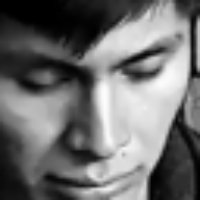
#> input picture util/data/ar/0.pgm, 200 x 200 px
$ python main.py   (older library calls are emulated)
#> lines starting #> are read from the running program, lines starting #| are printed output that depends on the picture; after the words box and inside, x2 and y2 are one past the last pixel; in counts of white or black regions, pixels touching at a corner belong together
### deteccion_reconocimiento/reconocimiento/ReconocedorPersona.py

import numpy as np
import cv2
import os
import sys


class ReconocedorPersona(object):

    def __init__(self):
        #self.modelo = cv2.face.EigenFaceRecognizer_create()
        #self.modelo = cv2.face.FisherFaceRecognizer_create()
        self.modelo = cv2.face.LBPHFaceRecognizer_create()
        self.nombres = {'n':'desconocido'}

    def entrenar(self, ruta):
        imgs, inds = self.__lectura_imagenes(ruta)
        inds = np.asarray(inds,dtype=np.int32)

        self.modelo.train(np.asarray(imgs), np.asarray(inds))
        print self.nombres

    def __lectura_imagenes(self, ruta):
        x,y = [],[]
        contador = 0

        for directorio, directorios, archivos in os.walk(ruta):

            for subdirectorio in directorios:
                ruta_subdirectorio = os.path.join(directorio,subdirectorio)
                self.nombres[contador] = subdirectorio

                for archivo in os.listdir(ruta_subdirectorio):
                    try:
                        if archivo == '.directory':
                            pass
                        ruta_archivo = os.path.join(ruta_subdirectorio,archivo)

                        imagen = cv2.imread(ruta_archivo,cv2.IMREAD_GRAYSCALE)
                        imagen = cv2.resize(imagen,(200,200))
                        x.append(np.asarray(imagen,dtype=np.uint8))
                        y.append(contador)
                        print str(contador) + ':: ' + ruta_archivo
                    except IOError, (erron, strerror):
                        print 'I/O error ({0}):{1}'.format(erron,strerror)
                    except:
                        print 'Unexpected error:', sys.exc_info()[0]
                contador += 1
        return (x,y)


    def predecir(self,rostro):
        # [13 lines left out: function predecir, not called in this run]
### deteccion_reconocimiento/deteccion_movimiento/detector_movimiento.py
import cv2
class DetectorMovimiento(object):
    def __init__(self,sustractor=None, metodo='MOG2'):
        if sustractor:
            self.sustractor = sustractor
        elif metodo:
            self.sustractor = self.crear_sustractor(metodo)
    def crear_sustractor(self, metodo="GSOC"):
        sustractor = cv2.bgsegm.createBackgroundSubtractorGSOC()
        if metodo == 'CNT':
            sustractor = cv2.bgsegm.createBackgroundSubtractorCNT()
        elif metodo == 'LSBP':
            sustractor = cv2.bgsegm.createBackgroundSubtractorLSBP()
        elif metodo == 'MOG2':
            sustractor = cv2.createBackgroundSubtractorMOG2()
        return sustractor

    def detectar(self, image):
        self.imagen = image
        mascaraPrimerPlano = self.sustractor.apply(image)
        contornos = mascaraPrimerPlano.copy()
        im2, contornos, h = cv2.findContours(contornos, cv2.RETR_TREE, cv2.CHAIN_APPROX_SIMPLE)

        puntosRecta = [cv2.boundingRect(contorno) for contorno in contornos if cv2.contourArea(contorno) >= 500]

        cuadros = [image[y:y+h,x:x+w] for (x,y,w,h) in puntosRecta]
        return (puntosRecta, cuadros)

### deteccion_reconocimiento/procesador.py
import cv2

from deteccion_reconocimiento.grabador import Grabador

class Procesador(object):

    # [49 lines left out: functions __init__, __analizar, not called in this run]

    def dibujaRectangulo(self, puntos, img):
        for (x, y, w, h) in puntos:
            cv2.rectangle(img, (x, y), (x + w, y + h), self.colorM, 2)


    # [14 lines left out: functions dibujaRectangulo2, procesar, not called in this run]

### deteccion_reconocimiento/deteccion_persona/DetectorRostro.py

import face_recognition
import cv2

class DetectorRostro(object):
    def __init__(self, rutaModelo='./util/haarcascades/haarcascade_frontalface_default.xml', method = "cascade"):
#> in __lectura_imagenes, imagen is the input picture: shape (200, 200); min 0, max 253, mean 110.5
#> in __lectura_imagenes, `return (x,y)`: contador = 1
        if method != "cascade":
            #hog o cnn
            self.method = method
        else:
            self.method = None
            self.modeloRostro = cv2.CascadeClassifier(rutaModelo)

    def detectar(self,imagen):

        if self.method:
            rgb = cv2.cvtColor(imagen, cv2.COLOR_BGR2RGB)

            boxes = face_recognition.face_locations(rgb, model=self.method)
            rostrosp = [(le, to, ri, bo) for (to, ri, bo, le) in boxes]
        else:
            grises = cv2.cvtColor(imagen, cv2.COLOR_BGR2GRAY)
            grises = cv2.equalizeHist(grises)

            rostrosp = self.modeloRostro.detectMultiScale(grises,1.1,3)# ,minSize=(30,30))
            rostrosp = [(x,y,x+w,y+h) for (x,y,w,h) in rostrosp]

        rostrosc = [imagen[y:yf, x:xf] for (x, y, xf, yf) in rostrosp]
        return rostrosp, rostrosc

# [127 lines left out: functions main, main2, not called in this run]


# [14 lines that do not run on import are left out]

### deteccion_reconocimiento/notificador/gestion_alarma.py
from alarma_consola import AlarmaConsola

class GestionAlarma():

    def __init__(self, alarmas=[]):
        alarmas.append(AlarmaConsola())
        self.alarmas = alarmas
    def add_alarma(self,alarma):
        self.alarmas.append(alarma)
    def activar(self, nivel=0):
        if nivel == 0:
            return self.activar0()
        elif nivel == 1:
            return self.activar1()
        elif nivel == 2:
            return self.activar2()
        else:
            return self.activar3()

    def activar0(self):
        for alarma in self.alarmas:
            alarma.activar0()

    def activar1(self):
        for alarma in self.alarmas:
            alarma.activar1()

    def activar2(self):
        for alarma in self.alarmas:
            alarma.activar2()

    def activar3(self):
        for alarma in self.alarmas:
            alarma.activar3()

### deteccion_reconocimiento/grabador.py
import cv2
import time
from os import path

class Grabador(object):
    # [7 lines left out: function __init__, not called in this run]
    def __iniciar_grabacion(self):
        ruta = time.strftime('%Y-%m-%d') + "_"+time.strftime("%H:%M:%S") +".avi"
        self.ruta_archivo = path.join(self.ruta_grabacion,ruta)

    # [32 lines left out: functions grabacion, __grabar, not called in this run]

    def stop(self):
        if self.writer is not None:
            self.writer.release()

### deteccion_reconocimiento/notificador/alarma_consola.py
from notificador import Notificador
class AlarmaConsola(Notificador):

    def activar0(self):
        pass
    def activar1(self):
        print "[MOVIMIENTO DETECTADO]"

    def activar2(self):
        print "[PERSONA DETECTADO]"

    def activar3(self):
        print "[POSIBLE INTRUSO!!!]"

### main.py
#!/usr/bin/env python
import argparse

import cv2
import imutils
from deteccion_reconocimiento import *
from imutils.video import VideoStream

from deteccion_reconocimiento.notificador import GestionAlarma
from deteccion_reconocimiento.procesador import Procesador
from deteccion_reconocimiento.reconocimiento import ReconocedorPersona

import time
def init(camara, procesador,args):
    #tiempo_actual = lambda: int(round(time.time() * 1000))
    #iniciot = tiempo_actual()
    #datos = []
    while True:
        try:

            img = camara.read()
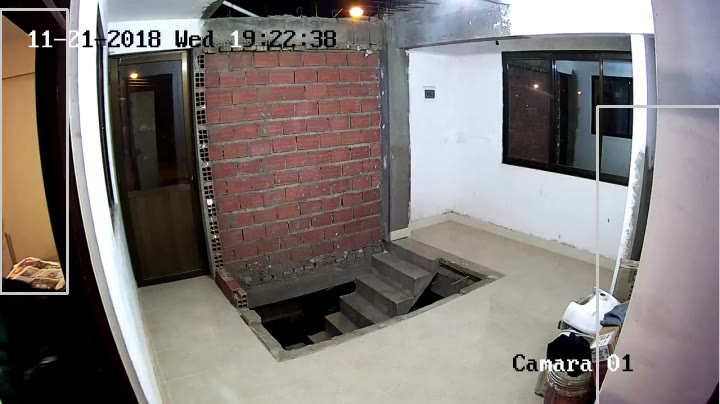
#> input picture frame 2 of grabaciones/2018-11-21_19:22:34.avi, 720 x 404 px, given in place of the camera
#> img is the input picture: shape (404, 720, 3); mean B, G, R 118.5, 121, 127.5
            if img is None:
                break
            img = imutils.resize(img, width=720)
            # [8 lines of commented-out code are left out]

            img = procesador.procesar(img)
#> in detectar, `mascaraPrimerPlano = self.sustractor.apply(image)`:
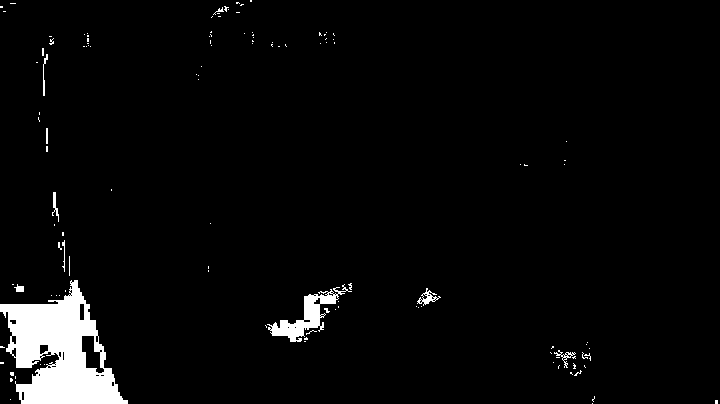
#> mascaraPrimerPlano: shape (404, 720); values 127 (black) and 255 (white), 3.7% white; 122 white regions (111 under 20 px), largest, box (x1, y1, x2, y2) and area: (0, 280, 128, 404) 8440, (267, 284, 352, 342) 1296, (417, 288, 441, 306) 143
#> in detectar, `im2, contornos, h = cv2.findContours(contornos, cv2.RETR_TREE, cv2.CHA..`: contornos = [[[0, 0], [0, 403], [719, 403], [719, 0]]]; h = [[-1, -1, -1, -1]]
#> in detectar, `puntosRecta = [cv2.boundingRect(contorno) for contorno in contornos if..`: puntosRecta = [(0, 0, 720, 404)]
#> in detectar, `cuadros = [image[y:y+h,x:x+w] for (x,y,w,h) in puntosRecta]`: cuadros = 1 item
#> in __analizar, `puntos, cuadros = self.detectorM.detectar(img)`: puntos = [(0, 0, 720, 404)]; cuadros = 1 item
#> the loop in dibujaRectangulo, `for (x, y, w, h) in puntos:` made 1 pass
#> after the loop in dibujaRectangulo, `for (x, y, w, h) in puntos:`:
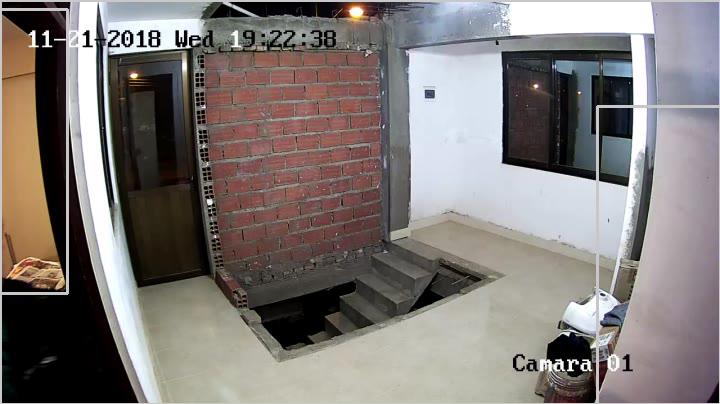
#> img: shape (404, 720, 3); 1.16% of pixels changed, all inside (x1, y1, x2, y2) = (0, 0, 720, 404)
#> in detectar, `grises = cv2.cvtColor(imagen, cv2.COLOR_BGR2GRAY)`:
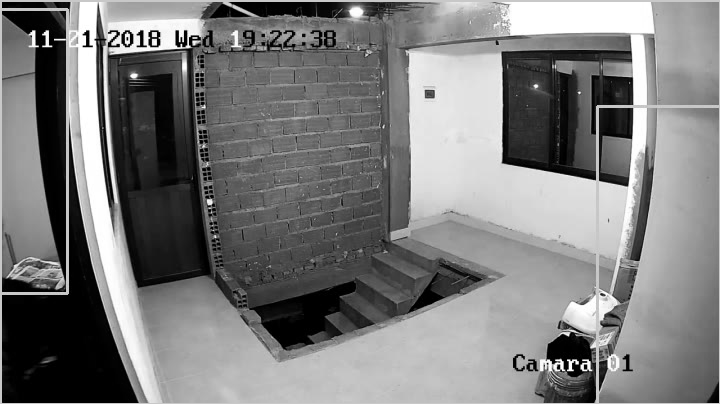
#> grises: shape (404, 720); min 0, max 255, mean 123.3
#> in detectar, `rostrosp = self.modeloRostro.detectMultiScale(grises,1.1,3)# ,minSize=..`: rostrosp = ()
#> in detectar, `rostrosp = [(x,y,x+w,y+h) for (x,y,w,h) in rostrosp]`: rostrosp = []
#> in __analizar, `pts_cds = self.detectorR.detectar(img)`: pts_cds = ([], [])
#> in __analizar, `pts, cds = pts_cds`: pts = []
#> in procesar, `imagen,nivel = self.__analizar(img)`: nivel = 1
#> in __grabar, `fourcc = cv2.VideoWriter_fourcc(*"MJPG")`: fourcc = 1196444237

            #fin = tiempo_actual()
            #tiempo_empleado = fin - inicio
            #datos.append(tiempo_empleado)

            if args["mostrar"] > 0:
                cv2.imshow("LIVE STREAM", img)
                key = cv2.waitKey(1000) & 0xFF
#> (key q is pressed here)
                if key == ord("q"):
                    break
        except KeyboardInterrupt:
            break

    cv2.destroyAllWindows()
    camara.stop()
    #camara.release()

if __name__ == '__main__':
    ap = argparse.ArgumentParser()
    src = 0
    #src = '../moduloseguridad-ejemplos/video2.avi'
    ap.add_argument("-f", "--fuente", default=src, help="fuente del video o camara")
    ap.add_argument("-m", "--mostrar", type=int, default=1, help="muestra si es 1 y no muestra si es 0")
    args = vars(ap.parse_args())

    src = args['fuente']
    camara = VideoStream(src).start()
    #camara = cv2.VideoCapture(src)

    detectorM = DetectorMovimiento()
    detectorR = DetectorRostro('./util/haarcascades/haarcascade_frontalface_default.xml')
    #detectorR = DetectorRostro('./util/haarcascades/haarcascade_profileface.xml')
    reconocedor = ReconocedorPersona()
    reconocedor.entrenar('./util/data/')

    gestion_alarma  = GestionAlarma()
    procesador = Procesador(detectorM=detectorM,detectorR=detectorR,reconocedor=reconocedor,
                            gestion_alarma=gestion_alarma,output_path='./grabaciones/')

    init(camara,procesador,args)
